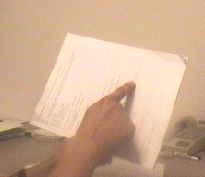
#> input picture MINI PROJECT 2/paper.bmp, 205 x 177 px, found by its file name
$ jupyter execute --allow-errors abasu9_MP2.ipynb   (older library calls are emulated)
#> lines starting #> are read from the running program, lines starting #| are printed output that depends on the picture; after the words box and inside, x2 and y2 are one past the last pixel; in counts of white or black regions, pixels touching at a corner belong together
ABHISHEK BASU
abasu9
uin: 658369163
P1

[cell 1]
import cv2
import numpy as np
import matplotlib.pyplot as plt

# Load the image
image = cv2.imread('/Users/abhishekbasu/Documents/CS 415 COMPUTER VISION/ASSIGNMENT 1/lena.png', cv2.IMREAD_GRAYSCALE)

# Step 1: Gaussian Blur to reduce noise
#> (the rest of this cell did not finish here and is left out)

P2

[cell 2]
import cv2
import numpy as np
import matplotlib.pyplot as plt

# Load the image
image = cv2.imread('/Users/abhishekbasu/Documents/CS 415 COMPUTER VISION/ASSIGNMENT 1/lena.png', cv2.IMREAD_GRAYSCALE)

# Step 1: Gaussian Blur to reduce noise
#> (the rest of this cell did not finish here and is left out)

P3

[cell 3]
import cv2
import numpy as np
import matplotlib.pyplot as plt

def non_maximum_suppression(lines, threshold):
    suppressed_lines = []
    votes = np.zeros((1000, 180), dtype=int)

    # Count votes for each line
    for line in lines:
        if line is not None:
            rho, theta = line[0]
            votes[int(rho), int(theta)] += 1

    # Identify local maxima
    for line in lines:
        if line is not None:
            rho, theta = line[0]
            if votes[int(rho), int(theta)] >= threshold:
                suppressed_lines.append(line)

    return suppressed_lines

def draw_lines(image, lines):
    for line in lines:
        if line is not None:
            rho, theta = line[0]
            a = np.cos(theta)
            b = np.sin(theta)
            x0 = a * rho
            y0 = b * rho
            x1 = int(x0 + 1000 * (-b))
            y1 = int(y0 + 1000 * (a))
            x2 = int(x0 - 1000 * (-b))
            y2 = int(y0 - 1000 * (a))
            cv2.line(image, (x1, y1), (x2, y2), (255, 0, 0), 2)

def show_image(title, image):
    """Display the image using matplotlib."""
    plt.figure(figsize=(10, 6))
    plt.title(title)
    plt.imshow(cv2.cvtColor(image, cv2.COLOR_BGR2RGB))
    plt.axis('off')  # Turn off axis numbers and ticks
    plt.show()

def main():
    # Load the images
    paper_image = cv2.imread('/Users/abhishekbasu/Documents/CS 415 COMPUTER VISION/ASSIGNMENT 2/paper.bmp', cv2.IMREAD_GRAYSCALE)
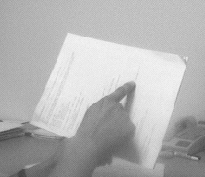
#> paper_image: shape (177, 205); min 63, max 245, mean 179
    shape_image = cv2.imread('/Users/abhishekbasu/Documents/CS 415 COMPUTER VISION/ASSIGNMENT 2/shape.bmp', cv2.IMREAD_GRAYSCALE)
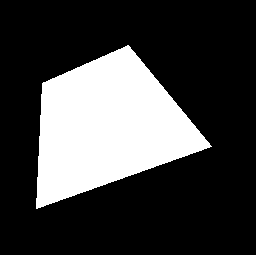
#> input picture MINI PROJECT 2/shape.bmp, 256 x 255 px, found by its file name
#> shape_image: shape (255, 256); 25.9% white; 1 white region, box (x1, y1, x2, y2) and area: (36, 45, 212, 209) 16922

    # Apply Gaussian blur to reduce noise
    paper_image_blur = cv2.GaussianBlur(paper_image, (5, 5), 0)
    shape_image_blur = cv2.GaussianBlur(shape_image, (5, 5), 0)

    # Perform edge detection with lower thresholds
    edges_paper = cv2.Canny(paper_image_blur, 30, 100)
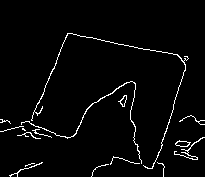
#> edges_paper: shape (177, 205); 3% white in thin lines or dots, all inside (x1, y1, x2, y2) = (0, 33, 205, 177)
    edges_shape = cv2.Canny(shape_image_blur, 30, 100)
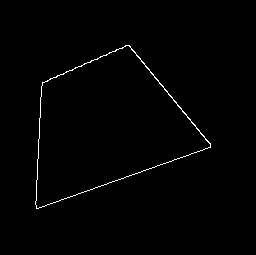
#> edges_shape: shape (255, 256); 0.88% white in thin lines or dots, all inside (x1, y1, x2, y2) = (35, 45, 211, 209)

    # Apply Hough Transform with a lower threshold
    detected_lines_paper = cv2.HoughLines(edges_paper, 1, np.pi / 180, 30)
#> detected_lines_paper = 39 rows, first 8: [20, 1.76], [18, 1.78], [75, 0.401], [196, 0.297], [76, 0.419], [74, 0.384], [197, 0.314], [16, 1.8]
    detected_lines_shape = cv2.HoughLines(edges_shape, 1, np.pi / 180, 30)
#> detected_lines_shape = 15 rows, first 8: [-72, 2.46], [208, 1.24], [209, 1.22], [-69, 2.44], [46, 0.0524], [43, 0.0349], [92, 1.15], [-75, 2.48]

    # Check for detected lines before applying non-maximum suppression
    suppressed_lines_paper = non_maximum_suppression(detected_lines_paper, threshold=5) if detected_lines_paper is not None else []
#> the loop in non_maximum_suppression, `for line in lines:` made 39 passes
#> (rho, theta) on passes 1 to 12: (20, 1.76), (18, 1.78), (75, 0.401), (196, 0.297), (76, 0.419), (74, 0.384), (197, 0.314), (16, 1.8), (23, 1.75), (199, 0.332), (116, 1.87), (104, 1.94)
#> after the loop in non_maximum_suppression, `for line in lines:`:
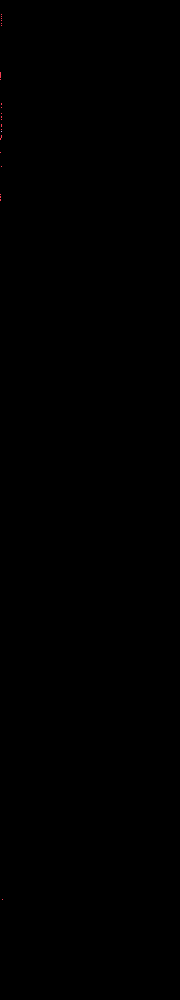
#> votes: shape (1000, 180) int64; 3 distinct labels, from 0 to 2; one colour per label, 0 black
#> after the loop in non_maximum_suppression, `for line in lines:`: suppressed_lines = []
#> suppressed_lines_paper = []
    suppressed_lines_shape = non_maximum_suppression(detected_lines_shape, threshold=5) if detected_lines_shape is not None else []
#> the loop in non_maximum_suppression (call 2), `for line in lines:` made 15 passes
#> (rho, theta) on passes 1 to 12: (-72, 2.46), (208, 1.24), (209, 1.22), (-69, 2.44), (46, 0.0524), (43, 0.0349), (92, 1.15), (-75, 2.48), (48, 0.0698), (-66, 2.43), (41, 0.0175), (90, 1.19)
#> after the loop in non_maximum_suppression (call 2), `for line in lines:`: votes: shape (1000, 180) int64; values 0 (black) and 1 (white), 0.01% white in thin lines or dots, all inside (x1, y1, x2, y2) = (0, 41, 3, 937)
#> suppressed_lines_shape = []

    # Create copies of the original images to draw lines on
    paper_with_lines = cv2.cvtColor(paper_image, cv2.COLOR_GRAY2BGR)
    shape_with_lines = cv2.cvtColor(shape_image, cv2.COLOR_GRAY2BGR)
#> shape_with_lines is the input picture: shape (255, 256, 3); 25.9% white; 1 white region, box (x1, y1, x2, y2) and area: (36, 45, 212, 209) 16922

    # Draw the original detected lines (if any)
    if detected_lines_paper is not None:
        draw_lines(paper_with_lines, detected_lines_paper)
#> the loop in draw_lines, `for line in lines:` made 39 passes
#> (rho, theta, a, b, x0, y0, x1, y1) on passes 1 to 12: (20, 1.76, -0.191, 0.982, -3.82, 19.63, -985, -171), (18, 1.78, -0.208, 0.978, -3.74, 17.61, -981, -190), (75, 0.401, 0.921, 0.391, 69.04, 29.3, -321, 949), (196, 0.297, 0.956, 0.292, 187.4, 57.3, -104, 1013), (76, 0.419, 0.914, 0.407, 69.43, 30.91, -337, 944), (74, 0.384, 0.927, 0.375, 68.61, 27.72, -305, 954), (197, 0.314, 0.951, 0.309, 187.4, 60.88, -121, 1011), (16, 1.8, -0.225, 0.974, -3.6, 15.59, -977, -209), (23, 1.75, -0.174, 0.985, -3.99, 22.65, -988, -150), (199, 0.332, 0.946, 0.326, 188.2, 64.79, -137, 1010), (116, 1.87, -0.292, 0.956, -33.92, 110.9, -990, -181), (104, 1.94, -0.358, 0.934, -37.27, 97.09, -970, -261)
#> after the loop in draw_lines, `for line in lines:`:
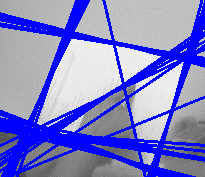
#> image: shape (177, 205, 3); mean B, G, R 203.9, 127.4, 127.4

    if detected_lines_shape is not None:
        draw_lines(shape_with_lines, detected_lines_shape)
#> the loop in draw_lines (call 2), `for line in lines:` made 15 passes
#> (rho, theta, a, b, x0, y0, x1, y1) on passes 1 to 9: (-72, 2.46, -0.777, 0.629, 55.95, -45.31, -573, -822), (208, 1.24, 0.326, 0.946, 67.72, 196.7, -877, 522), (209, 1.22, 0.342, 0.94, 71.48, 196.4, -868, 538), (-69, 2.44, -0.766, 0.643, 52.86, -44.35, -589, -810), (46, 0.0524, 0.999, 0.0523, 45.94, 2.41, -6, 1001), (43, 0.0349, 0.999, 0.0349, 42.97, 1.5, 8, 1000), (92, 1.15, 0.407, 0.914, 37.42, 84.05, -876, 490), (-75, 2.48, -0.788, 0.616, 59.1, -46.17, -556, -834), (48, 0.0698, 0.998, 0.0698, 47.88, 3.35, -21, 1000)
#> line on passes 10 to 15: [[-66, 2.43]], [[41, 0.0175]], [[90, 1.19]], [[-80, 2.5]], [[-64, 2.41]], [[-78, 2.5]]
#> after the loop in draw_lines (call 2), `for line in lines:`:
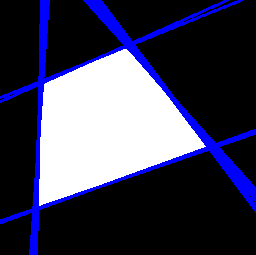
#> image: shape (255, 256, 3); mean B, G, R 86.9, 61.9, 61.9

    # Draw the suppressed lines
    draw_lines(paper_with_lines, suppressed_lines_paper)
    draw_lines(shape_with_lines, suppressed_lines_shape)

    # Show results using matplotlib
    show_image('Paper Image with Suppressed Lines', paper_with_lines)
    show_image('Shape Image with Suppressed Lines', shape_with_lines)

if __name__ == "__main__":
    main()

P4
PART A

[cell 4]
import cv2
import matplotlib.pyplot as plt

# Function to display images using matplotlib
def display_image(image, title="Image"):
    plt.imshow(image, cmap='gray')
    plt.title(title)
    plt.axis('off')
    plt.show()

# Load lena.png image in grayscale
lena_img = cv2.imread('/Users/abhishekbasu/Documents/CS 415 COMPUTER VISION/ASSIGNMENT 1/lena.png', cv2.IMREAD_GRAYSCALE)

# Check if image is loaded correctly
if lena_img is None:
    print("Error: Could not load lena.png.")
else:
    print("lena.png loaded successfully.")

# Apply Canny Edge Detection with specific parameters
canny_edges_lena = cv2.Canny(lena_img, 100, 200)

# Display the result
#> (the rest of this cell did not finish here and is left out)

PART B

[cell 5]
import cv2
import numpy as np
import matplotlib.pyplot as plt

# Function to apply Hough Transform
def apply_hough_lines(image_path, rho, theta, threshold):
    # Read the image
#> called with rho = 1, theta = 0.0175, threshold = 45
    image = cv2.imread(image_path, cv2.IMREAD_GRAYSCALE)

    # Apply Canny edge detection
    edges = cv2.Canny(image, 50, 150)  # Using default Canny parameters
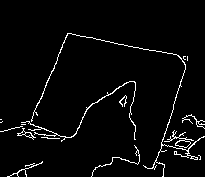
#> edges: shape (177, 205); 3.5% white in thin lines or dots, all inside (x1, y1, x2, y2) = (0, 33, 205, 177)

    # Apply Hough Line Transform
    lines = cv2.HoughLines(edges, rho, theta, threshold)

    # Create an output image to draw lines on
    output_image = cv2.cvtColor(image, cv2.COLOR_GRAY2BGR)

    # Draw lines on the output image
    if lines is not None:
        for rho, theta in lines[:, 0]:
            a = np.cos(theta)
            b = np.sin(theta)
            x0 = a * rho
            y0 = b * rho
            x1 = int(x0 + 1000 * (-b))
            y1 = int(y0 + 1000 * (a))
            x2 = int(x0 - 1000 * (-b))
            y2 = int(y0 - 1000 * (a))
            cv2.line(output_image, (x1, y1), (x2, y2), (0, 255, 0), 2)
#> this loop made 16 passes
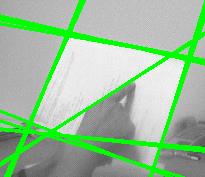
#> output_image: shape (177, 205, 3); mean B, G, R 152.6, 191.2, 152.6

    return image, edges, output_image

# Parameters for Hough Transform
rho = 1  # Distance resolution in pixels
theta = np.pi / 180  # Angle resolution in radians
threshold = 45  # Minimum number of votes to consider a line

# Apply Hough Transform to paper.bmp
paper_image, paper_edges, paper_hough = apply_hough_lines('/Users/abhishekbasu/Documents/CS 415 COMPUTER VISION/ASSIGNMENT 2/paper.bmp', rho, theta, threshold)

# Apply Hough Transform to shape.bmp
shape_image, shape_edges, shape_hough = apply_hough_lines('/Users/abhishekbasu/Documents/CS 415 COMPUTER VISION/ASSIGNMENT 2/shape.bmp', rho, theta, threshold)
#> call 2 of apply_hough_lines, with rho = 1, theta = 0.0175, threshold = 45
#> in apply_hough_lines (call 2), `edges = cv2.Canny(image, 50, 150)`: edges: shape (255, 256); 0.85% white in thin lines or dots, all inside (x1, y1, x2, y2) = (35, 45, 212, 209)
#> the loop in apply_hough_lines (call 2), `for rho, theta in lines[:, 0]:` made 10 passes
#> after the loop in apply_hough_lines (call 2), `for rho, theta in lines[:, 0]:`:
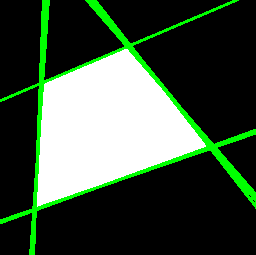
#> output_image: shape (255, 256, 3); 7.44% of pixels changed, all inside (x1, y1, x2, y2) = (0, 0, 256, 255)

# Display results for paper.bmp
plt.figure(figsize=(15, 5))

# Original image
plt.subplot(2, 3, 1)
plt.imshow(paper_image, cmap='gray')
plt.title('Original Paper Image')
plt.axis('off')

# Canny edges
plt.subplot(2, 3, 2)
plt.imshow(paper_edges, cmap='gray')
plt.title('Canny Edges (Paper)')
plt.axis('off')

# Hough Lines
plt.subplot(2, 3, 3)
plt.imshow(paper_hough)
plt.title('Hough Lines (Paper)')
plt.axis('off')

# Display results for shape.bmp
plt.subplot(2, 3, 4)
plt.imshow(shape_image, cmap='gray')
plt.title('Original Shape Image')
plt.axis('off')

# Canny edges
plt.subplot(2, 3, 5)
plt.imshow(shape_edges, cmap='gray')
plt.title('Canny Edges (Shape)')
plt.axis('off')

# Hough Lines
plt.subplot(2, 3, 6)
plt.imshow(shape_hough)
plt.title('Hough Lines (Shape)')
plt.axis('off')

plt.tight_layout()
plt.show()
